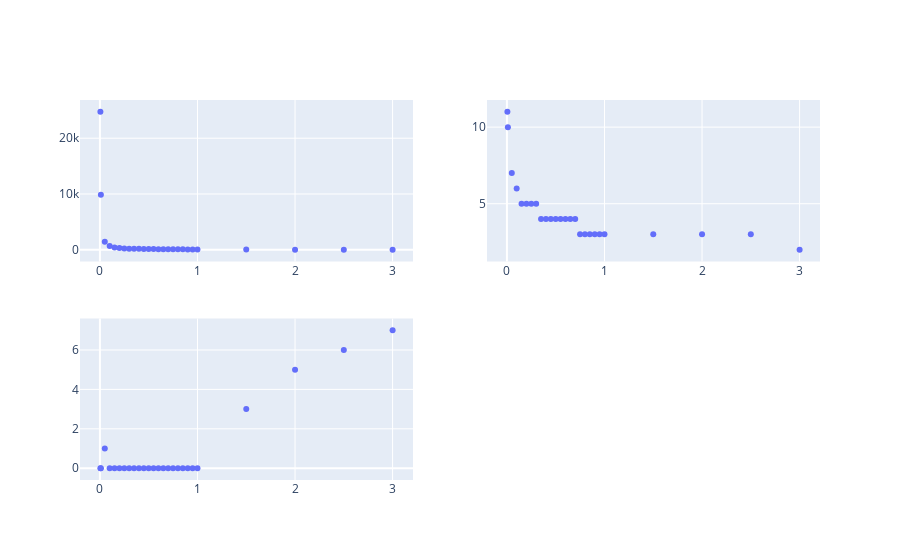

The notebook cell saved with this chart:
### Code cell
this_figure

### Figure 1 — Plotly figure (JSON) as saved in the notebook; plotly's stock layout.template omitted (floating-point values rounded to 4 significant figures)
{"data": [{"hovertemplate": "min. sup.(%)=%{x}<br>num of frequent patterns founded=%{y}<extra></extra>", "legendgroup": "", "marker": {"color": "#636efa", "symbol": "circle"}, "mode": "markers", "name": "", "orientation": "v", "showlegend": false, "type": "scatter", "x": [0.005, 0.01, 0.05, 0.1, 0.15, 0.2, 0.25, 0.3, 0.35, 0.4, 0.45, 0.5, 0.55, 0.6, 0.65, 0.7, 0.75, 0.8, 0.85, 0.9, 0.95, 1, 1.5, 2, 2.5, 3], "xaxis": "x", "y": [24733, 9850, 1428, 686, 426, 320, 251, 215, 197, 175, 163, 150, 133, 121, 113, 109, 107, 105, 95, 81, 77, 71, 47, 36, 29, 28], "yaxis": "y"}, {"hovertemplate": "min. sup.(%)=%{x}<br>max length of founded pattern=%{y}<extra></extra>", "legendgroup": "", "marker": {"color": "#636efa", "symbol": "circle"}, "mode": "markers", "name": "", "orientation": "v", "showlegend": false, "type": "scatter", "x": [0.005, 0.01, 0.05, 0.1, 0.15, 0.2, 0.25, 0.3, 0.35, 0.4, 0.45, 0.5, 0.55, 0.6, 0.65, 0.7, 0.75, 0.8, 0.85, 0.9, 0.95, 1, 1.5, 2, 2.5, 3], "xaxis": "x2", "y": [11, 10, 7, 6, 5, 5, 5, 5, 4, 4, 4, 4, 4, 4, 4, 4, 3, 3, 3, 3, 3, 3, 3, 3, 3, 2], "yaxis": "y2"}, {"hovertemplate": "min. sup.(%)=%{x}<br>num of length 1 founded pattern =%{y}<extra></extra>", "legendgroup": "", "marker": {"color": "#636efa", "symbol": "circle"}, "mode": "markers", "name": "", "orientation": "v", "showlegend": false, "type": "scatter", "x": [0.005, 0.01, 0.05, 0.1, 0.15, 0.2, 0.25, 0.3, 0.35, 0.4, 0.45, 0.5, 0.55, 0.6, 0.65, 0.7, 0.75, 0.8, 0.85, 0.9, 0.95, 1, 1.5, 2, 2.5, 3], "xaxis": "x3", "y": [0, 0, 1, 0, 0, 0, 0, 0, 0, 0, 0, 0, 0, 0, 0, 0, 0, 0, 0, 0, 0, 0, 3, 5, 6, 7], "yaxis": "y3"}], "layout": {"xaxis": {"anchor": "y", "domain": [0, 0.45]}, "xaxis2": {"anchor": "y2", "domain": [0.55, 1]}, "xaxis3": {"anchor": "y3", "domain": [0, 0.45]}, "xaxis4": {"anchor": "y4", "domain": [0.55, 1]}, "yaxis": {"anchor": "x", "domain": [0.575, 1]}, "yaxis2": {"anchor": "x2", "domain": [0.575, 1]}, "yaxis3": {"anchor": "x3", "domain": [0, 0.425]}, "yaxis4": {"anchor": "x4", "domain": [0, 0.425]}}}
